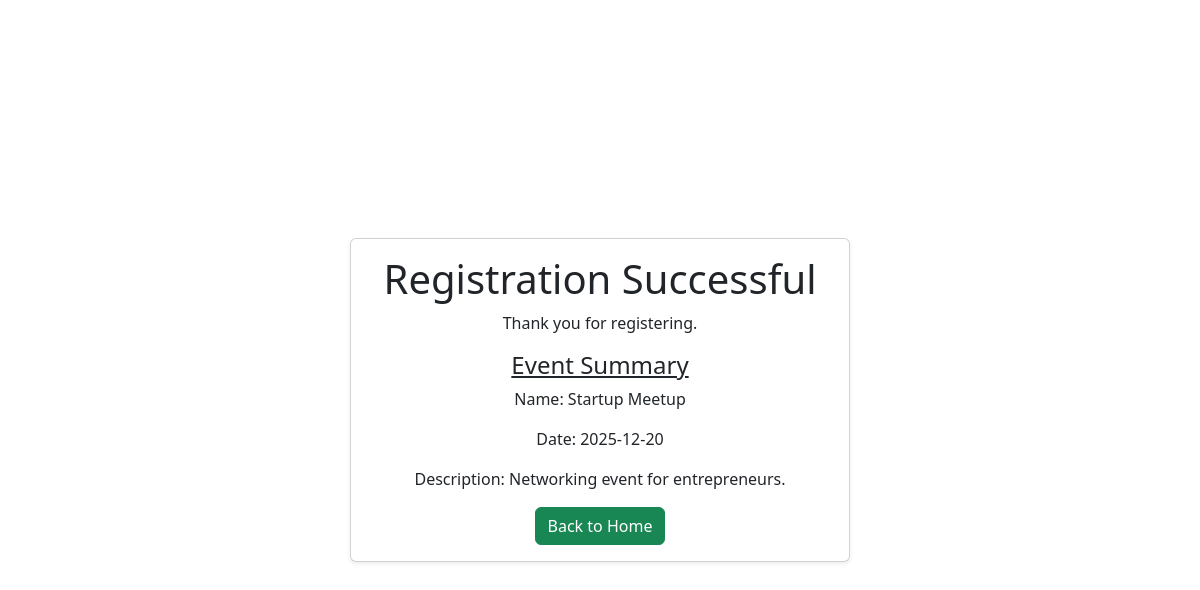
The page /success.php?event_id=2 on the database its author committed.
### tables this page shows
CREATE TABLE `tbl_events` (
  `id` int(11) NOT NULL,
  `name` varchar(100) NOT NULL,
  `event_date` date NOT NULL,
  `description` text DEFAULT NULL
);

### success.php (the view, shortened to what this page needs)
<?php
include 'db_connect.php';
$event_id = $_GET['event_id'];
$query = "SELECT * FROM tbl_events where id=$event_id";
$result = mysqli_query($conn, $query);
$row = mysqli_fetch_array($result);
?>
<!DOCTYPE html>
<html>
<head>
    <link href="https://cdn.jsdelivr.net/npm/bootstrap@5.3.8/dist/css/bootstrap.min.css" rel="stylesheet">
</head>
<body>
    <div class="container vh-100 d-flex justify-content-center align-items-center">
        <div class="card shadow-sm w-100 align-items-center" style="max-width: 500px;">
            <div class="card-body">
                <center>
                    <h1>Registration Successful</h1>
                    <p>Thank you <b><?= $_GET['name']; ?></b> for registering.</p>
                    <h4>Event Summary</h4>
                    <p>Name: <?= $row['name'] ?></p>
                    <p>Date: <?= $row['event_date'] ?></p>
                    <p>Description: <?= $row['description'] ?></p>
                    <a class="btn btn-success" href="index.php">Back to Home</a>
                </center>
            </div>
        </div>
    </div>
</body>
</html>

### success.php (style rules this page uses)
h4 { text-decoration: underline; }

### rows shown on the page
tbl_events: name "Startup Meetup", event_date "2025-12-20", description "Networking event for entrepreneurs."
